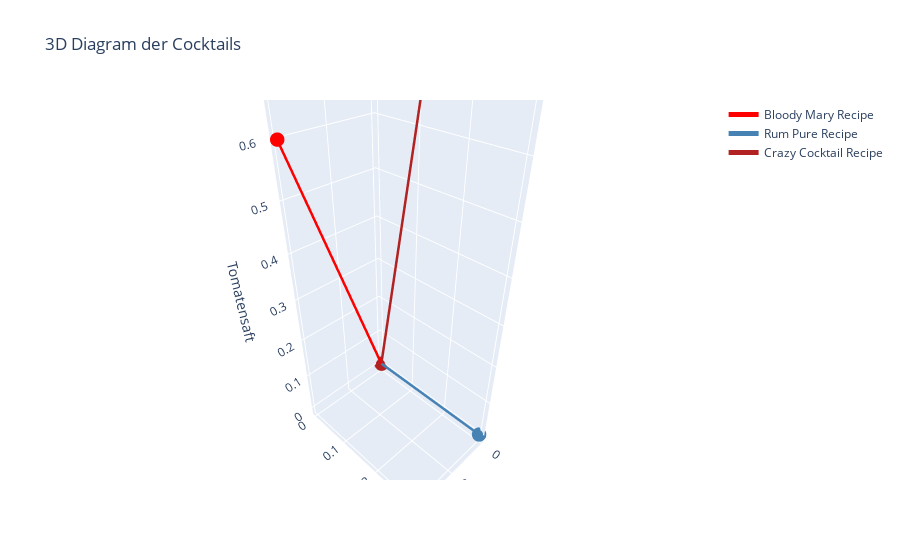

The notebook cell this image was saved under:
### Markdown cell above
# Einfachere Cocktails

### Code cell
# Ingredients 100 ml vodka, 100 ml rum, 100 ml tomato juice
ingredients = np.array([100, 100, 100])

# Recipes:
bloody_mary_recipe = np.array([0.2, 0, 0.6])
rum_pure_recipe = np.array([0, 0.3, 0])
crazy_cocktail_recipe = np.array([0.1, 0.2, 0.7])

all_cocktails = np.stack([
    bloody_mary_recipe,
    rum_pure_recipe,
    crazy_cocktail_recipe
])

cocktail_names = [
    "Bloody Mary Recipe",
    "Rum Pure Recipe",
    "Crazy Cocktail Recipe"
]

cocktail_colors = [
    "red",
    "steelblue",
    "firebrick"
]

# Create a 3D scatter plot with plotly showing the rows of all_cocktails as vectors 

fig = go.Figure()

# Add each cocktail as a vector
for i, cocktail in enumerate(all_cocktails):
    fig.add_trace(go.Scatter3d(
        x=[0, cocktail[0]],  # Start at origin (0, 0, 0)
        y=[0, cocktail[1]],
        z=[0, cocktail[2]],
        mode='lines+markers',
        name=cocktail_names[i],
        line=dict(color=cocktail_colors[i], width=5),
        marker=dict(size=5)
    ))

# Set plot layout
fig.update_layout(
    title="3D Diagram der Cocktails",
    scene=dict(
        xaxis_title="Vodka",
        yaxis_title="Rum",
        zaxis_title="Tomatensaft"
    )
)

# Show the plot
fig.show()

### Figure 1 — Plotly figure (JSON) as saved in the notebook; plotly's stock layout.template omitted (floating-point values rounded to 4 significant figures)
{"data": [{"line": {"color": "red", "width": 5}, "marker": {"size": 5}, "mode": "lines+markers", "name": "Bloody Mary Recipe", "type": "scatter3d", "x": [0, 0.2], "y": [0, 0], "z": [0, 0.6]}, {"line": {"color": "steelblue", "width": 5}, "marker": {"size": 5}, "mode": "lines+markers", "name": "Rum Pure Recipe", "type": "scatter3d", "x": [0, 0], "y": [0, 0.3], "z": [0, 0]}, {"line": {"color": "firebrick", "width": 5}, "marker": {"size": 5}, "mode": "lines+markers", "name": "Crazy Cocktail Recipe", "type": "scatter3d", "x": [0, 0.1], "y": [0, 0.2], "z": [0, 0.7]}], "layout": {"scene": {"xaxis": {"title": {"text": "Vodka"}}, "yaxis": {"title": {"text": "Rum"}}, "zaxis": {"title": {"text": "Tomatensaft"}}}, "title": {"text": "3D Diagram der Cocktails"}}}
